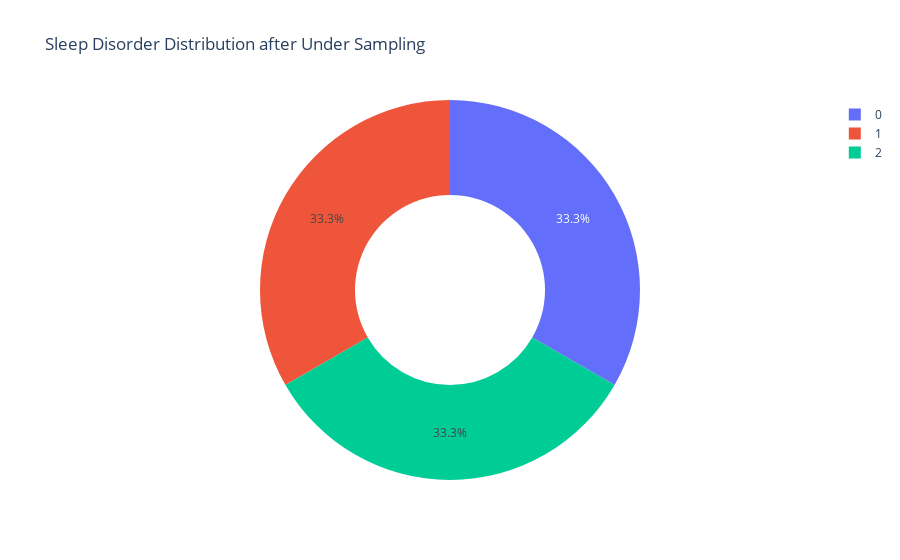

The notebook cell this image was saved under:
### Code cell
px.pie(pd.DataFrame(y_res, columns=['Sleep Disorder']), names='Sleep Disorder', title='Sleep Disorder Distribution after Under Sampling', hole=0.5, labels=['None', 'Sleep Apnea', 'Insomnia'])

### Figure 1 — Plotly figure (JSON) as saved in the notebook; plotly's stock layout.template omitted (floating-point values rounded to 4 significant figures; data arrays with more than 128 entries replaced by an {"elided": "..."} marker saying what was removed)
{"data": [{"domain": {"x": [0, 1], "y": [0, 1]}, "hole": 0.5, "hovertemplate": "Sleep Disorder=%{label}<extra></extra>", "labels": {"elided": "231 int values"}, "legendgroup": "", "name": "", "showlegend": true, "type": "pie"}], "layout": {"legend": {"tracegroupgap": 0}, "title": {"text": "Sleep Disorder Distribution after Under Sampling"}}}
